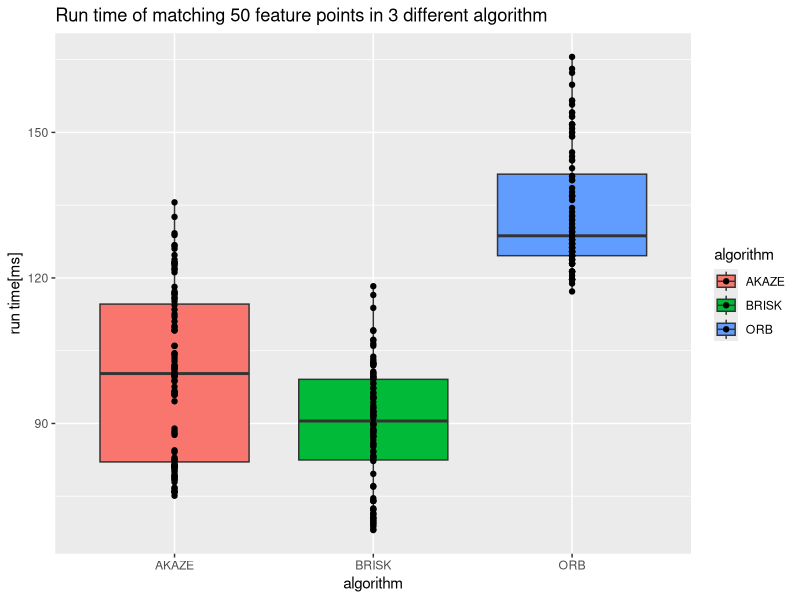
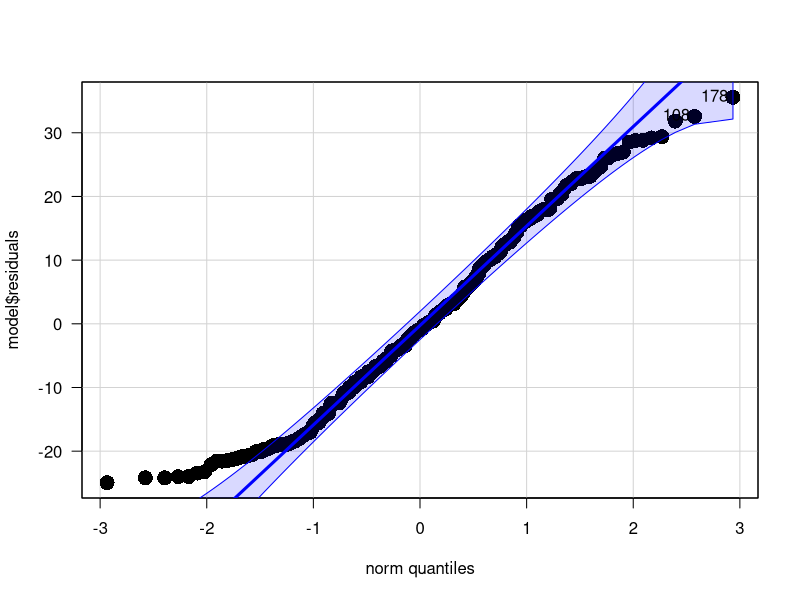
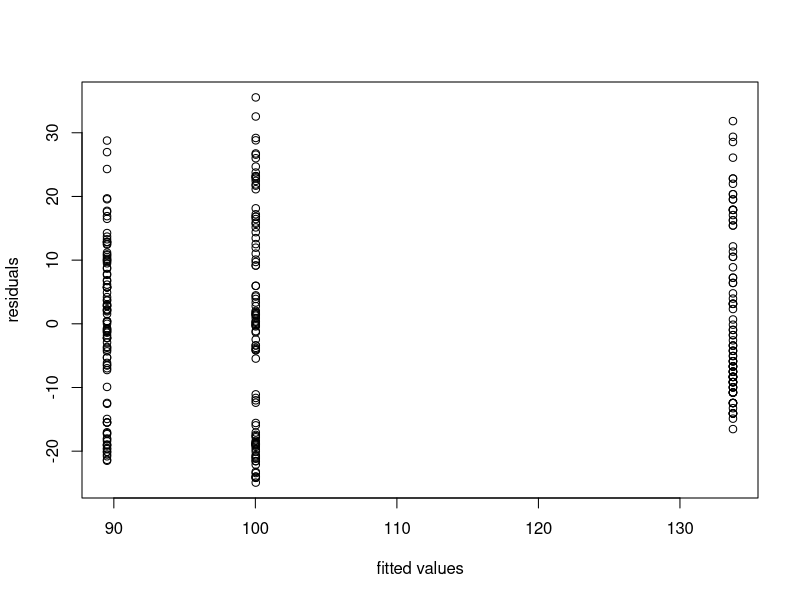
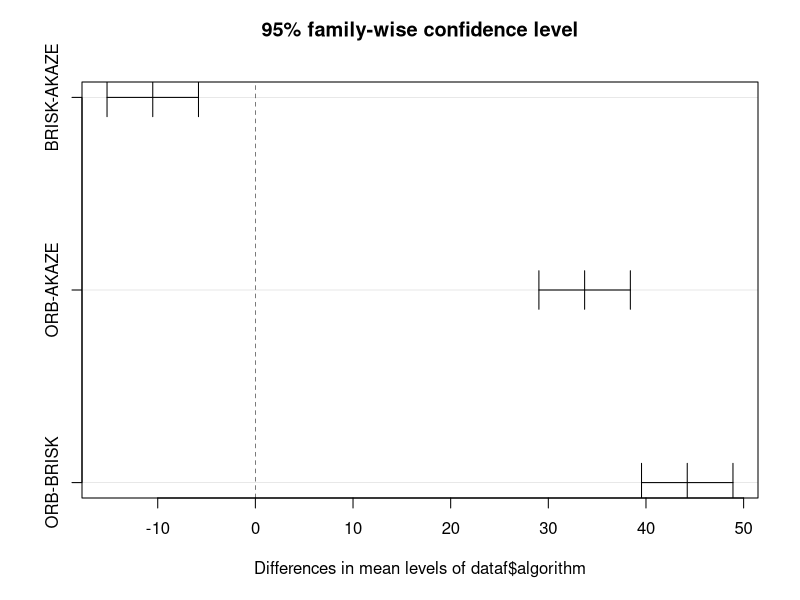

Here is the R script that generated these plots, in order:
getwd()
setwd("/Users/satourintarou/Documents/AIST/Course/ExperimentDesignInCS/homework/hw2/data")

orb <- read.csv("orb.csv", header = F)
orb
akaze <- read.csv("akaze.csv", header = F)
akaze
brisk <- read.csv("brisk.csv", header = F)
brisk

mean(orb$V1)
mean(akaze$V1)
mean(brisk$V1)

n_sample <- 100
dataf = data.frame(runtime = c(orb$V1, akaze$V1, brisk$V1), 
	algorithm = rep(c("ORB", "AKAZE", "BRISK"), each = n_sample))
head(dataf)
tail(dataf)
summary(dataf)
typeof(dataf$runtime)
typeof(dataf$algorithm)
names(dataf)

# calculation sample size
delta <- 5
power <- 0.80
alpha <- 0.05
sigma <- sd(orb$V1)
power.t.test(power = power, delta = delta, sd = sigma, sig.level = alpha, type = 'one.sample', alternative = "two.sided")
sigma <- sd(akaze$V1)
power.t.test(power = power, delta = delta, sd = sigma, sig.level = alpha, type = 'one.sample', alternative = "two.sided")
sigma <- sd(brisk$V1)
power.t.test(power = power, delta = delta, sd = sigma, sig.level = alpha, type = 'one.sample', alternative = "two.sided")


# box plot
library("ggplot2")# install.packages("ggplot2")
# png("boxplot.png")
p <- ggplot(data = dataf, aes(x = algorithm , y = runtime, fill=algorithm)) + geom_boxplot()
pp <- p + ggtitle("Run time of matching 50 feature points in 3 different algorithm")
ppp <- pp + geom_point()
pppp <- ppp + ylab("run time[ms]")
pppp
# dev.off()

# anova 
model <- aov(runtime ~ algorithm, data = dataf)
summary.aov(model)

# normality assumption
shapiro.test(model$residuals)
library(car)
# png("qqplot.png")
qqPlot(model$residuals, pch = 16, lwd = 3, cex = 2, las = 1)
# dev.off()

# Homoscedasticity
fligner.test(runtime ~ algorithm, data = dataf)
# png("fligner.png")
plot(x = model$fitted.values, y = model$residuals, xlab = "fitted values", ylab = "residuals")
# dev.off()

# post-hoc test
tukey <- TukeyHSD(aov(dataf$runtime ~ dataf$algorithm), conf.level=0.95)
tukey
# png("tukey.png")
plot(tukey)
# dev.off()